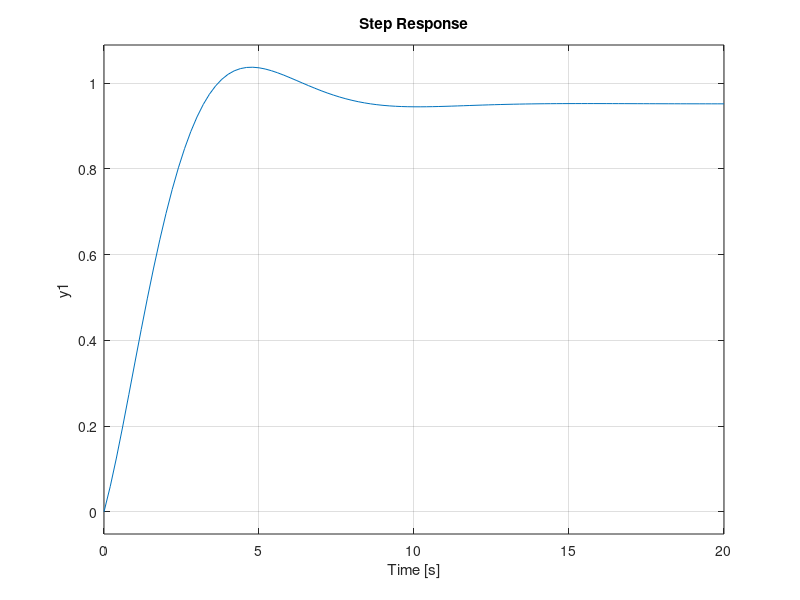
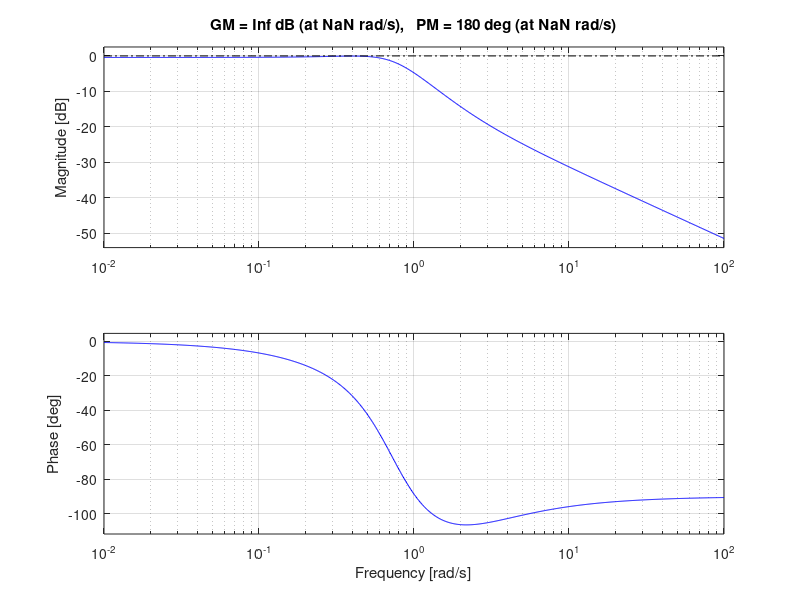
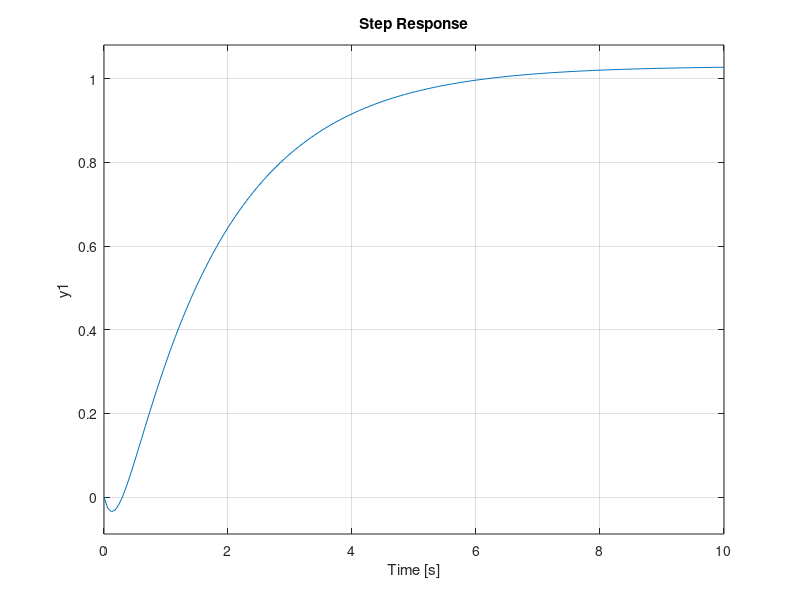
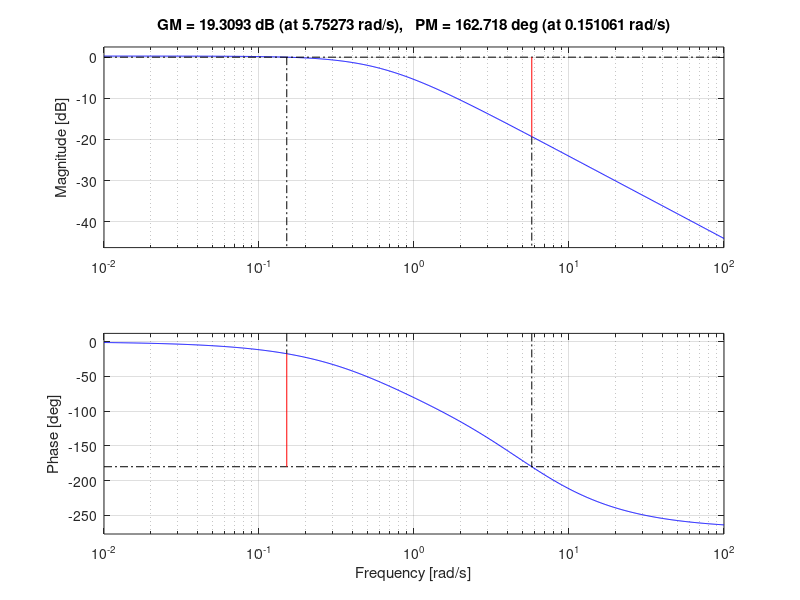

MATLAB code for these plots, in order:
KH = load('KH'); KH = KH.tfResult;
SB = load('SB'); SB = SB.tfResult;
KH_mix = load('KH_mix'); KH_mix = KH_mix.tfResult;
SB_mix = load('SB_mix'); SB_mix = SB_mix.tfResult;
figure(5)
clf
for i = 1:9
    subplot(3,3,i)
    hold on
    grid on
    step(tf(KH{i}.Num,KH{i}.Den))
    step(tf(SB{i}.Num,SB{i}.Den))
end
disp('c1')

figure(6)
clf
for i = 1:9
    subplot(3,3,i)
    hold on
    grid on
    margin(tf(KH{i}.Num,KH{i}.Den))
    margin(tf(SB{i}.Num,SB{i}.Den))
end
disp('c2')
%%mix code
figure(7)
clf
for i = 1:3
    subplot(3,1,i)
    hold on
    grid on
    step(tf(KH_mix{i}.Num,KH_mix{i}.Den))
    step(tf(SB_mix{i}.Num,SB_mix{i}.Den))
end
disp('c3')
figure(8)
clf
for i = 1:3
    subplot(3,1,i)
    hold on
    grid on
    margin(tf(KH_mix{i}.Num,KH_mix{i}.Den))
    margin(tf(SB_mix{i}.Num,SB_mix{i}.Den))
end
disp('c4')